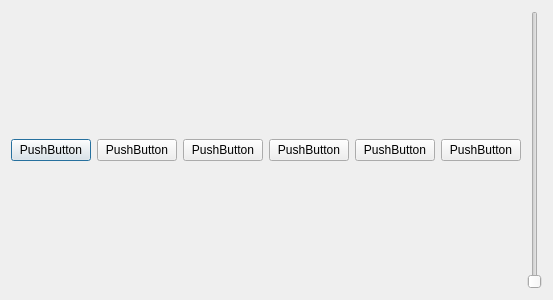
<?xml version="1.0" encoding="UTF-8"?>
<ui version="4.0">
 <class>RadioDialog</class>
 <widget class="QDialog" name="RadioDialog">
  <property name="geometry">
   <rect>
    <x>0</x>
    <y>0</y>
    <width>400</width>
    <height>300</height>
   </rect>
  </property>
  <property name="windowTitle">
   <string>Dialog</string>
  </property>
  <layout class="QGridLayout" name="gridLayout_2">
   <item row="0" column="0">
    <widget class="QPushButton" name="lastPushButton">
     <property name="text">
      <string>PushButton</string>
     </property>
    </widget>
   </item>
   <item row="0" column="2">
    <widget class="QPushButton" name="pausePushButton">
     <property name="text">
      <string>PushButton</string>
     </property>
    </widget>
   </item>
   <item row="0" column="3">
    <widget class="QPushButton" name="nextPushButton">
     <property name="text">
      <string>PushButton</string>
     </property>
    </widget>
   </item>
   <item row="0" column="4">
    <widget class="QPushButton" name="refreshPushButton">
     <property name="text">
      <string>PushButton</string>
     </property>
    </widget>
   </item>
   <item row="0" column="5">
    <widget class="QPushButton" name="stopPushButton">
     <property name="text">
      <string>PushButton</string>
     </property>
    </widget>
   </item>
   <item row="0" column="1">
    <widget class="QPushButton" name="playPushButton">
     <property name="text">
      <string>PushButton</string>
     </property>
    </widget>
   </item>
   <item row="0" column="6">
    <widget class="QSlider" name="volumeVerticalSlider">
     <property name="orientation">
      <enum>Qt::Vertical</enum>
     </property>
    </widget>
   </item>
  </layout>
 </widget>
 <resources/>
 <connections/>
</ui>
